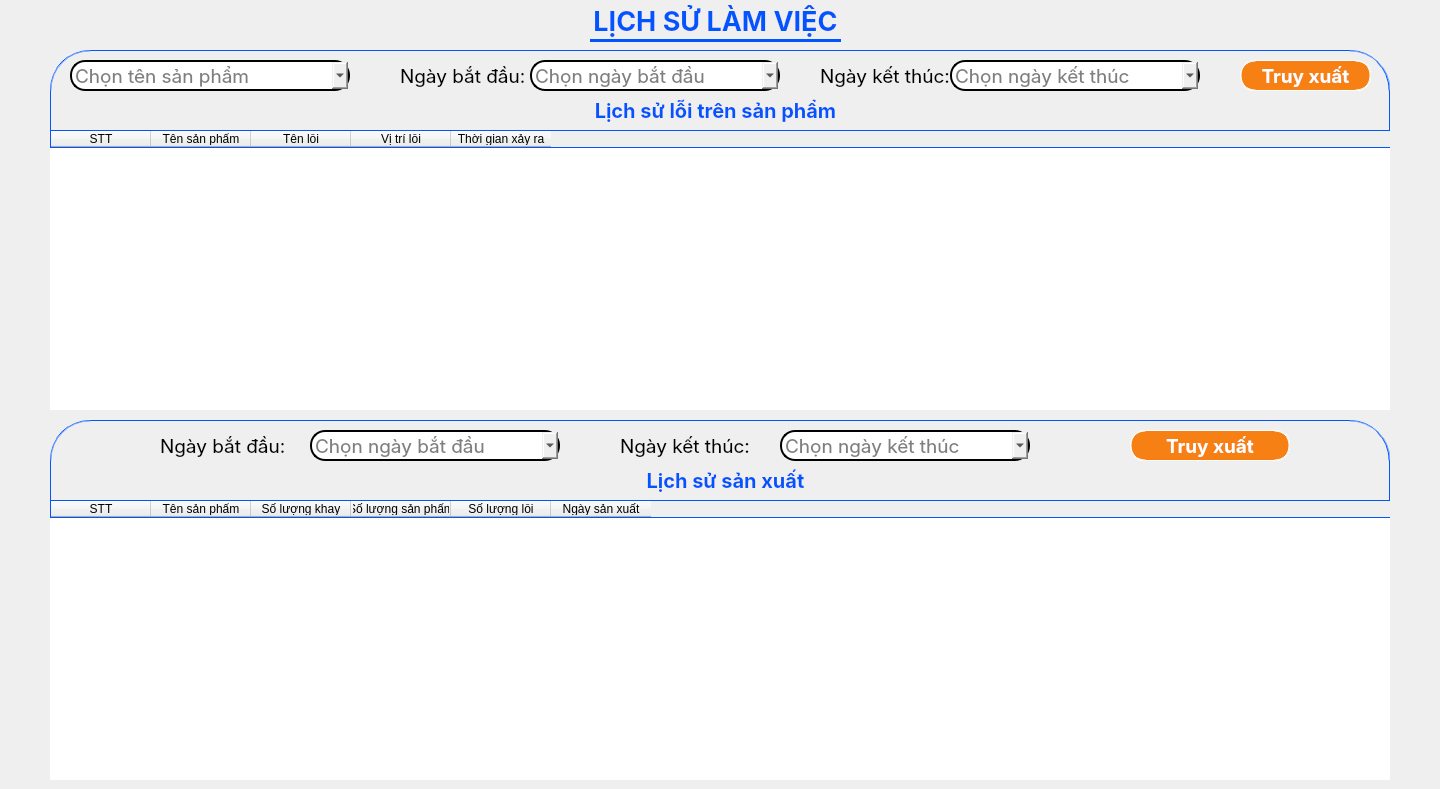
        <widget class="QWidget" name="page_History">
         <widget class="QLabel" name="label_8">
          <property name="geometry">
           <rect>
            <x>0</x>
            <y>0</y>
            <width>1431</width>
            <height>41</height>
           </rect>
          </property>
          <property name="font">
           <font>
            <family>Inter</family>
            <pointsize>20</pointsize>
            <bold>true</bold>
            <kerning>true</kerning>
           </font>
          </property>
          <property name="styleSheet">
           <string notr="true">color: #0055FF;
opacity: 0.7;
background-color: transparent;
font-family: Inter, sans-serif;</string>
          </property>
          <property name="text">
           <string>LỊCH SỬ LÀM VIỆC</string>
          </property>
          <property name="alignment">
           <set>Qt::AlignCenter</set>
          </property>
          <property name="wordWrap">
           <bool>false</bool>
          </property>
         </widget>
         <widget class="Line" name="line_3">
          <property name="geometry">
           <rect>
            <x>590</x>
            <y>30</y>
            <width>251</width>
            <height>20</height>
           </rect>
          </property>
          <property name="styleSheet">
           <string notr="true">color: #0055FF;
opacity: 0.7;
background-color: transparent;
</string>
          </property>
          <property name="frameShadow">
           <enum>QFrame::Plain</enum>
          </property>
          <property name="lineWidth">
           <number>3</number>
          </property>
          <property name="orientation">
           <enum>Qt::Horizontal</enum>
          </property>
         </widget>
         <widget class="QGroupBox" name="groupBox_9">
          <property name="geometry">
           <rect>
            <x>50</x>
            <y>50</y>
            <width>1340</width>
            <height>360</height>
           </rect>
          </property>
          <property name="styleSheet">
           <string notr="true">border: 1px groove #0055FF;
opacity: 0.7;
border-radius: 40px;
</string>
          </property>
          <property name="title">
           <string/>
          </property>
          <widget class="QComboBox" name="cbProductSeclection1">
           <property name="geometry">
            <rect>
             <x>20</x>
             <y>10</y>
             <width>280</width>
             <height>31</height>
            </rect>
           </property>
           <property name="font">
            <font>
             <family>Inter</family>
             <pointsize>14</pointsize>
            </font>
           </property>
           <property name="styleSheet">
            <string notr="true">QComboBox#cbProductSeclection1{
border: 2px solid black;
border-radius: 15px;
font-family: Inter, sans-serif;
color: black;
}
QComboBox#cbProductSeclection1::down-arrow{
image: url(:/newPrefix/Photo/icons8-sort-down-30.png);
width: 70px;
height: 70px;
}

QComboBox#cbProductSeclection1::down-arrow:on{
image: url(:/newPrefix/Photo/icons8-sort-up-30.png);
width: 70px;
height: 70px;
}
</string>
           </property>
           <property name="placeholderText">
            <string>Chọn tên sản phẩm</string>
           </property>
          </widget>
          <widget class="QLabel" name="label_48">
           <property name="geometry">
            <rect>
             <x>350</x>
             <y>10</y>
             <width>151</width>
             <height>31</height>
            </rect>
           </property>
           <property name="font">
            <font>
             <family>Inter</family>
             <pointsize>14</pointsize>
            </font>
           </property>
           <property name="styleSheet">
            <string notr="true">color: black;
font-family: Inter, sans-serif;
border: None;
background-color: transparent;
</string>
           </property>
           <property name="text">
            <string>Ngày bắt đầu:</string>
           </property>
          </widget>
          <widget class="QComboBox" name="cbDayStart">
           <property name="geometry">
            <rect>
             <x>480</x>
             <y>10</y>
             <width>250</width>
             <height>31</height>
            </rect>
           </property>
           <property name="font">
            <font>
             <family>Inter</family>
             <pointsize>14</pointsize>
            </font>
           </property>
           <property name="styleSheet">
            <string notr="true">QComboBox#cbDayStart{
border: 2px solid black;
border-radius: 15px;
font-family: Inter, sans-serif;
color: black;
}
QComboBox#cbDayStart::down-arrow{
image: url(:/newPrefix/Photo/icons8-sort-down-30.png);
width: 70px;
height: 70px;
}

QComboBox#cbDayStart::down-arrow:on{
image: url(:/newPrefix/Photo/icons8-sort-up-30.png);
width: 70px;
height: 70px;
}
</string>
           </property>
           <property name="placeholderText">
            <string>Chọn ngày bắt đầu</string>
           </property>
          </widget>
          <widget class="QLabel" name="label_49">
           <property name="geometry">
            <rect>
             <x>770</x>
             <y>10</y>
             <width>151</width>
             <height>31</height>
            </rect>
           </property>
           <property name="font">
            <font>
             <family>Inter</family>
             <pointsize>14</pointsize>
            </font>
           </property>
           <property name="styleSheet">
            <string notr="true">color: black;
font-family: Inter, sans-serif;
border: None;
background-color: transparent;
</string>
           </property>
           <property name="text">
            <string>Ngày kết thúc:</string>
           </property>
          </widget>
          <widget class="QComboBox" name="cbDayFinish">
           <property name="geometry">
            <rect>
             <x>900</x>
             <y>10</y>
             <width>250</width>
             <height>31</height>
            </rect>
           </property>
           <property name="font">
            <font>
             <family>Inter</family>
             <pointsize>14</pointsize>
            </font>
           </property>
           <property name="styleSheet">
            <string notr="true">QComboBox#cbDayFinish{
border: 2px solid black;
border-radius: 15px;
font-family: Inter, sans-serif;
color: black;
}
QComboBox#cbDayFinish::down-arrow{
image: url(:/newPrefix/Photo/icons8-sort-down-30.png);
width: 70px;
height: 70px;
}

QComboBox#cbDayFinish::down-arrow:on{
image: url(:/newPrefix/Photo/icons8-sort-up-30.png);
width: 70px;
height: 70px;
}
</string>
           </property>
           <property name="placeholderText">
            <string>Chọn ngày kết thúc</string>
           </property>
          </widget>
          <widget class="QPushButton" name="btnFilter1">
           <property name="geometry">
            <rect>
             <x>1190</x>
             <y>10</y>
             <width>131</width>
             <height>31</height>
            </rect>
           </property>
           <property name="font">
            <font>
             <family>Inter</family>
             <pointsize>14</pointsize>
             <bold>true</bold>
            </font>
           </property>
           <property name="styleSheet">
            <string notr="true">QPushButton#btnFilter1{
	border-radius: 15px;
	border-color: white;
	background-color: #F68013;
	color: white;
	text-align: center;
	font-family: Inter, sans-serif;
}

QPushButton#btnFilter1:hover {
    background-color: #FFA500;  /* Màu nền khi hover */
}

QPushButton#btnFilter1:pressed {
    padding-left: 5px;
    padding-top: 5px;
}




</string>
           </property>
           <property name="text">
            <string>Truy xuất</string>
           </property>
          </widget>
          <widget class="QTableWidget" name="tbErrorProduct">
           <property name="geometry">
            <rect>
             <x>0</x>
             <y>80</y>
             <width>1421</width>
             <height>281</height>
            </rect>
           </property>
           <property name="styleSheet">
            <string notr="true">QTableWidget#tbErrorProduct{
 border:None;
}
</string>
           </property>
           <column>
            <property name="text">
             <string>STT</string>
            </property>
           </column>
           <column>
            <property name="text">
             <string>Tên sản phẩm</string>
            </property>
           </column>
           <column>
            <property name="text">
             <string>Tên lỗi</string>
            </property>
           </column>
           <column>
            <property name="text">
             <string>Vị trí lỗi</string>
            </property>
           </column>
           <column>
            <property name="text">
             <string>Thời gian xảy ra</string>
            </property>
           </column>
          </widget>
          <widget class="QLabel" name="label_59">
           <property name="geometry">
            <rect>
             <x>30</x>
             <y>360</y>
             <width>1351</width>
             <height>41</height>
            </rect>
           </property>
           <property name="font">
            <font>
             <family>Inter</family>
             <pointsize>15</pointsize>
             <bold>true</bold>
             <kerning>true</kerning>
            </font>
           </property>
           <property name="styleSheet">
            <string notr="true">color: #0055FF;
opacity: 0.4;
background-color: transparent;
font-family: Inter, sans-serif;</string>
           </property>
           <property name="text">
            <string>Lịch sử lỗi trên sản phẩm</string>
           </property>
           <property name="alignment">
            <set>Qt::AlignCenter</set>
           </property>
           <property name="wordWrap">
            <bool>false</bool>
           </property>
          </widget>
         </widget>
         <widget class="QGroupBox" name="groupBox_10">
          <property name="geometry">
           <rect>
            <x>50</x>
            <y>420</y>
            <width>1340</width>
            <height>360</height>
           </rect>
          </property>
          <property name="styleSheet">
           <string notr="true">border: 1px groove #0055FF;
opacity: 0.7;
border-radius: 40px;
</string>
          </property>
          <property name="title">
           <string/>
          </property>
          <widget class="QLabel" name="label_51">
           <property name="geometry">
            <rect>
             <x>110</x>
             <y>10</y>
             <width>151</width>
             <height>31</height>
            </rect>
           </property>
           <property name="font">
            <font>
             <family>Inter</family>
             <pointsize>14</pointsize>
            </font>
           </property>
           <property name="styleSheet">
            <string notr="true">color: black;
font-family: Inter, sans-serif;
border: None;
background-color: transparent;
</string>
           </property>
           <property name="text">
            <string>Ngày bắt đầu:</string>
           </property>
          </widget>
          <widget class="QComboBox" name="cbDayStart1">
           <property name="geometry">
            <rect>
             <x>260</x>
             <y>10</y>
             <width>250</width>
             <height>31</height>
            </rect>
           </property>
           <property name="font">
            <font>
             <family>Inter</family>
             <pointsize>14</pointsize>
            </font>
           </property>
           <property name="styleSheet">
            <string notr="true">QComboBox#cbDayStart1{
border: 2px solid black;
border-radius: 15px;
font-family: Inter, sans-serif;
color: black;
}
QComboBox#cbDayStart1::down-arrow{
image: url(:/newPrefix/Photo/icons8-sort-down-30.png);
width: 70px;
height: 70px;
}

QComboBox#cbDayStart1::down-arrow:on{
image: url(:/newPrefix/Photo/icons8-sort-up-30.png);
width: 70px;
height: 70px;
}
</string>
           </property>
           <property name="placeholderText">
            <string>Chọn ngày bắt đầu</string>
           </property>
          </widget>
          <widget class="QLabel" name="label_52">
           <property name="geometry">
            <rect>
             <x>570</x>
             <y>10</y>
             <width>151</width>
             <height>31</height>
            </rect>
           </property>
           <property name="font">
            <font>
             <family>Inter</family>
             <pointsize>14</pointsize>
            </font>
           </property>
           <property name="styleSheet">
            <string notr="true">color: black;
font-family: Inter, sans-serif;
border: None;
background-color: transparent;
</string>
           </property>
           <property name="text">
            <string>Ngày kết thúc:</string>
           </property>
          </widget>
          <widget class="QComboBox" name="cbDayFinish1">
           <property name="geometry">
            <rect>
             <x>730</x>
             <y>10</y>
             <width>250</width>
             <height>31</height>
            </rect>
           </property>
           <property name="font">
            <font>
             <family>Inter</family>
             <pointsize>14</pointsize>
            </font>
           </property>
           <property name="styleSheet">
            <string notr="true">QComboBox#cbDayFinish1{
border: 2px solid black;
border-radius: 15px;
font-family: Inter, sans-serif;
color: black;
}
QComboBox#cbDayFinish1::down-arrow{
image: url(:/newPrefix/Photo/icons8-sort-down-30.png);
width: 70px;
height: 70px;
}

QComboBox#cbDayFinish1::down-arrow:on{
image: url(:/newPrefix/Photo/icons8-sort-up-30.png);
width: 70px;
height: 70px;
}
</string>
           </property>
           <property name="placeholderText">
            <string>Chọn ngày kết thúc</string>
           </property>
          </widget>
          <widget class="QPushButton" name="btnFilter2">
           <property name="geometry">
            <rect>
             <x>1080</x>
             <y>10</y>
             <width>160</width>
             <height>31</height>
            </rect>
           </property>
           <property name="font">
            <font>
             <family>Inter</family>
             <pointsize>14</pointsize>
             <bold>true</bold>
            </font>
           </property>
           <property name="styleSheet">
            <string notr="true">QPushButton#btnFilter2{
	border-radius: 15px;
	border-color: white;
	background-color: #F68013;
	color: white;
	text-align: center;
	font-family: Inter, sans-serif;
}

QPushButton#btnFilter2:hover {
    background-color: #FFA500;  /* Màu nền khi hover */
}

QPushButton#btnFilter2:pressed {
    padding-left: 5px;
    padding-top: 5px;
}




</string>
           </property>
           <property name="text">
            <string>Truy xuất</string>
           </property>
          </widget>
          <widget class="QLabel" name="label_57">
           <property name="geometry">
            <rect>
             <x>30</x>
             <y>-60</y>
             <width>1351</width>
             <height>41</height>
            </rect>
           </property>
           <property name="font">
            <font>
             <family>Inter</family>
             <pointsize>15</pointsize>
             <bold>true</bold>
             <kerning>true</kerning>
            </font>
           </property>
           <property name="styleSheet">
            <string notr="true">color: #0055FF;
opacity: 0.4;
background-color: transparent;
font-family: Inter, sans-serif;</string>
           </property>
           <property name="text">
            <string>Lịch sử lỗi trên sản phẩm</string>
           </property>
           <property name="alignment">
            <set>Qt::AlignCenter</set>
           </property>
           <property name="wordWrap">
            <bool>false</bool>
           </property>
          </widget>
          <widget class="QLabel" name="label_58">
           <property name="geometry">
            <rect>
             <x>0</x>
             <y>40</y>
             <width>1351</width>
             <height>41</height>
            </rect>
           </property>
           <property name="font">
            <font>
             <family>Inter</family>
             <pointsize>15</pointsize>
             <bold>true</bold>
             <kerning>true</kerning>
            </font>
           </property>
           <property name="styleSheet">
            <string notr="true">color: #0055FF;
opacity: 0.4;
background-color: transparent;
font-family: Inter, sans-serif;
border: None;</string>
           </property>
           <property name="text">
            <string>Lịch sử sản xuất</string>
           </property>
           <property name="alignment">
            <set>Qt::AlignCenter</set>
           </property>
           <property name="wordWrap">
            <bool>false</bool>
           </property>
          </widget>
          <widget class="QTableWidget" name="tbManufacturingHistory">
           <property name="geometry">
            <rect>
             <x>0</x>
             <y>80</y>
             <width>1351</width>
             <height>281</height>
            </rect>
           </property>
           <property name="styleSheet">
            <string notr="true">QTableWidget#tbManufacturingHistory{
 border:None;
}
</string>
           </property>
           <column>
            <property name="text">
             <string>STT</string>
            </property>
           </column>
           <column>
            <property name="text">
             <string>Tên sản phẩm</string>
            </property>
           </column>
           <column>
            <property name="text">
             <string>Số lượng khay</string>
            </property>
           </column>
           <column>
            <property name="text">
             <string>Số lượng sản phẩm</string>
            </property>
           </column>
           <column>
            <property name="text">
             <string>Số lượng lỗi</string>
            </property>
           </column>
           <column>
            <property name="text">
             <string>Ngày sản xuất</string>
            </property>
           </column>
          </widget>
         </widget>
         <widget class="QLabel" name="label_50">
          <property name="geometry">
           <rect>
            <x>40</x>
            <y>90</y>
            <width>1351</width>
            <height>41</height>
           </rect>
          </property>
          <property name="font">
           <font>
            <family>Inter</family>
            <pointsize>15</pointsize>
            <bold>true</bold>
            <kerning>true</kerning>
           </font>
          </property>
          <property name="styleSheet">
           <string notr="true">color: #0055FF;
opacity: 0.4;
background-color: transparent;
font-family: Inter, sans-serif;</string>
          </property>
          <property name="text">
           <string>Lịch sử lỗi trên sản phẩm</string>
          </property>
          <property name="alignment">
           <set>Qt::AlignCenter</set>
          </property>
          <property name="wordWrap">
           <bool>false</bool>
          </property>
         </widget>
        </widget>
